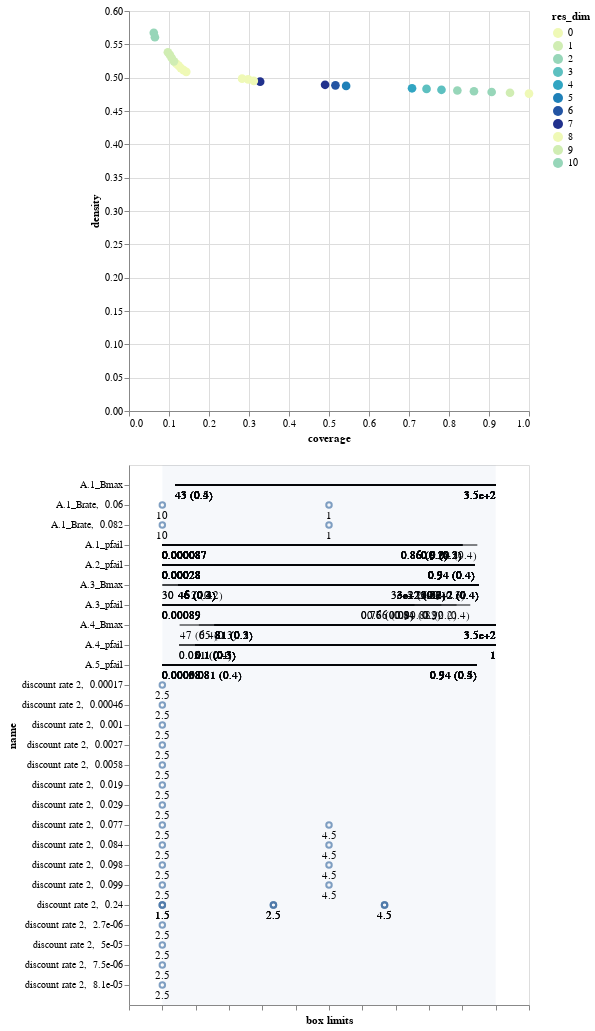

Source (notebook cell):
### Code cell
box.inspect_tradeoff()

### Figure 1 — Vega-Lite specification as saved in the notebook (floating-point values rounded to 4 significant figures; data arrays with more than 128 entries replaced by an {"elided": "..."} marker saying what was removed)
{"config": {"view": {"continuousWidth": 400, "continuousHeight": 300}}, "vconcat": [{"data": {"name": "data-2d1574892837dfbe0cdc699534d3cd7e"}, "mark": {"type": "circle", "size": 75}, "encoding": {"color": {"type": "ordinal", "field": "res_dim", "scale": {"range": ["#eff9b6", "#d0edb3", "#97d6b9", "#5dc0c0", "#31a5c2", "#1f80b8", "#2354a3", "#21318d"]}}, "opacity": {"condition": {"value": 1, "selection": "selector008"}, "value": 0.4}, "tooltip": [{"type": "ordinal", "field": "id"}, {"type": "quantitative", "field": "coverage", "format": ".2"}, {"type": "quantitative", "field": "density", "format": ".2"}, {"type": "ordinal", "field": "res_dim"}], "x": {"type": "quantitative", "field": "coverage"}, "y": {"type": "quantitative", "field": "density"}}, "height": 400, "selection": {"selector008": {"type": "single", "fields": ["id"]}}, "width": 400}, {"layer": [{"data": {"name": "data-d2660335aa04fb30ac7eee0f0a7da54b"}, "mark": "rule", "encoding": {"x": {"type": "quantitative", "axis": {"grid": false, "labels": false, "title": "box limits"}, "field": "x_lower", "scale": {"domain": [0, 1], "padding": 0.1}}, "x2": {"field": "x_upper"}, "y": {"type": "nominal", "field": "name", "scale": {"padding": 1.0}}}, "transform": [{"calculate": "(datum.x1-datum.minimum)/(datum.maximum-datum.minimum)", "as": "x_lower"}, {"calculate": "(datum.x2-datum.minimum)/(datum.maximum-datum.minimum)", "as": "x_upper"}, {"filter": {"selection": "selector008"}}], "width": 400}, {"data": {"name": "data-d2660335aa04fb30ac7eee0f0a7da54b"}, "mark": {"type": "text", "align": "left", "baseline": "top", "dy": 5}, "encoding": {"text": {"type": "ordinal", "field": "text"}, "x": {"type": "quantitative", "axis": {"grid": false, "labels": false, "title": "box limits"}, "field": "x_lower", "scale": {"domain": [0, 1], "padding": 0.1}}, "x2": {"field": "x_upper"}, "y": {"type": "nominal", "field": "name", "scale": {"padding": 1.0}}}, "transform": [{"calculate": "(datum.x1-datum.minimum)/(datum.maximum-datum.minimum)", "as": "x_lower"}, {"calculate": "(datum.x2-datum.minimum)/(datum.maximum-datum.minimum)", "as": "x_upper"}, {"filter": {"selection": "selector008"}}, {"calculate": "datum.qp_lower>0?format(datum.x1, \".2\")+\" (\"+format(datum.qp_lower, \".1~g\")+\")\" :format(datum.x1, \".2\")", "as": "text"}], "width": 400}, {"data": {"name": "data-d2660335aa04fb30ac7eee0f0a7da54b"}, "mark": {"type": "text", "align": "right", "baseline": "top", "dy": 5}, "encoding": {"text": {"type": "ordinal", "field": "text"}, "x": {"type": "quantitative", "field": "x_upper"}, "x2": {"field": "x_upper"}, "y": {"type": "nominal", "field": "name", "scale": {"padding": 1.0}}}, "transform": [{"calculate": "(datum.x1-datum.minimum)/(datum.maximum-datum.minimum)", "as": "x_lower"}, {"calculate": "(datum.x2-datum.minimum)/(datum.maximum-datum.minimum)", "as": "x_upper"}, {"filter": {"selection": "selector008"}}, {"calculate": "datum.qp_upper>0?format(datum.x2, \".2\")+\" (\"+format(datum.qp_upper, \".1\")+\")\" :format(datum.x2, \".2\")", "as": "text"}], "width": 400}, {"data": {"name": "data-bb8d07f6df3d47a6a475317795287b23"}, "mark": {"type": "rect", "opacity": 0.05}, "encoding": {"x": {"type": "quantitative", "field": "start"}, "x2": {"field": "end"}}}, {"data": {"name": "data-8d37037c4e3cd9b29b16fdce53d8db67"}, "mark": "point", "encoding": {"x": {"type": "quantitative", "field": "x"}, "y": {"type": "nominal", "field": "name"}}, "transform": [{"filter": {"selection": "selector008"}}], "width": 400}, {"data": {"name": "data-8d37037c4e3cd9b29b16fdce53d8db67"}, "mark": {"type": "text", "align": "center", "baseline": "top", "dy": 5}, "encoding": {"text": {"type": "nominal", "field": "item"}, "x": {"type": "quantitative", "field": "x"}, "y": {"type": "nominal", "field": "name"}}, "transform": [{"filter": {"selection": "selector008"}}], "width": 400}]}], "$schema": "https://vega.github.io/schema/vega-lite/v4.8.1.json", "datasets": {"data-2d1574892837dfbe0cdc699534d3cd7e": [{"coverage": 1.0, "density": 0.4761, "id": 0, "mass": 1.0, "mean": 0.4761, "res_dim": 0}, {"coverage": 0.9525, "density": 0.4774, "id": 1, "mass": 0.95, "mean": 0.4774, "res_dim": 1}, {"coverage": 0.9067, "density": 0.4786, "id": 2, "mass": 0.902, "mean": 0.4786, "res_dim": 2}, {"coverage": 0.8624, "density": 0.4797, "id": 3, "mass": 0.856, "mean": 0.4797, "res_dim": 2}, {"coverage": 0.8209, "density": 0.4807, "id": 4, "mass": 0.813, "mean": 0.4807, "res_dim": 2}, {"coverage": 0.7812, "density": 0.4818, "id": 5, "mass": 0.772, "mean": 0.4818, "res_dim": 3}, {"coverage": 0.7439, "density": 0.4832, "id": 6, "mass": 0.733, "mean": 0.4832, "res_dim": 3}, {"coverage": 0.7076, "density": 0.484, "id": 7, "mass": 0.696, "mean": 0.484, "res_dim": 4}, {"coverage": 0.5428, "density": 0.4876, "id": 8, "mass": 0.53, "mean": 0.4876, "res_dim": 5}, {"coverage": 0.5161, "density": 0.4885, "id": 9, "mass": 0.503, "mean": 0.4885, "res_dim": 6}, {"coverage": 0.4902, "density": 0.4893, "id": 10, "mass": 0.477, "mean": 0.4893, "res_dim": 7}, {"coverage": 0.3279, "density": 0.494, "id": 11, "mass": 0.316, "mean": 0.494, "res_dim": 7}, {"coverage": 0.312, "density": 0.4952, "id": 12, "mass": 0.3, "mean": 0.4952, "res_dim": 8}, {"coverage": 0.2978, "density": 0.4975, "id": 13, "mass": 0.285, "mean": 0.4975, "res_dim": 8}, {"coverage": 0.2827, "density": 0.4986, "id": 14, "mass": 0.27, "mean": 0.4986, "res_dim": 8}, {"coverage": 0.1432, "density": 0.5087, "id": 15, "mass": 0.134, "mean": 0.5087, "res_dim": 8}, {"coverage": 0.1364, "density": 0.5114, "id": 16, "mass": 0.127, "mean": 0.5114, "res_dim": 8}, {"coverage": 0.1296, "density": 0.5144, "id": 17, "mass": 0.12, "mean": 0.5144, "res_dim": 8}, {"coverage": 0.124, "density": 0.518, "id": 18, "mass": 0.114, "mean": 0.518, "res_dim": 8}, {"coverage": 0.1182, "density": 0.5211, "id": 19, "mass": 0.108, "mean": 0.5211, "res_dim": 8}, {"coverage": 0.1124, "density": 0.5245, "id": 20, "mass": 0.102, "mean": 0.5245, "res_dim": 9}, {"coverage": 0.1068, "density": 0.5295, "id": 21, "mass": 0.096, "mean": 0.5295, "res_dim": 9}, {"coverage": 0.1021, "density": 0.5342, "id": 22, "mass": 0.091, "mean": 0.5342, "res_dim": 9}, {"coverage": 0.0972, "density": 0.5381, "id": 23, "mass": 0.086, "mean": 0.5381, "res_dim": 9}, {"coverage": 0.06476, "density": 0.5606, "id": 24, "mass": 0.055, "mean": 0.5606, "res_dim": 10}, {"coverage": 0.06196, "density": 0.5673, "id": 25, "mass": 0.052, "mean": 0.5673, "res_dim": 10}], "data-d2660335aa04fb30ac7eee0f0a7da54b": {"elided": "142 records"}, "data-bb8d07f6df3d47a6a475317795287b23": [{"start": 0, "end": 1}], "data-8d37037c4e3cd9b29b16fdce53d8db67": [{"name": "discount rate 2,  0.24", "n_items": 4, "item": 1.5, "id": 8, "x": 0.0}, {"name": "discount rate 2,  0.24", "n_items": 4, "item": 2.5, "id": 8, "x": 0.3333}, {"name": "discount rate 2,  0.24", "n_items": 4, "item": 4.5, "id": 8, "x": 0.6667}, {"name": "discount rate 2,  0.24", "n_items": 4, "item": 1.5, "id": 9, "x": 0.0}, {"name": "discount rate 2,  0.24", "n_items": 4, "item": 2.5, "id": 9, "x": 0.3333}, {"name": "discount rate 2,  0.24", "n_items": 4, "item": 4.5, "id": 9, "x": 0.6667}, {"name": "discount rate 2,  0.24", "n_items": 4, "item": 1.5, "id": 10, "x": 0.0}, {"name": "discount rate 2,  0.24", "n_items": 4, "item": 2.5, "id": 10, "x": 0.3333}, {"name": "discount rate 2,  0.24", "n_items": 4, "item": 4.5, "id": 10, "x": 0.6667}, {"name": "discount rate 2,  0.099", "n_items": 3, "item": 2.5, "id": 11, "x": 0.0}, {"name": "discount rate 2,  0.099", "n_items": 3, "item": 4.5, "id": 11, "x": 0.5}, {"name": "discount rate 2,  0.084", "n_items": 3, "item": 2.5, "id": 12, "x": 0.0}, {"name": "discount rate 2,  0.084", "n_items": 3, "item": 4.5, "id": 12, "x": 0.5}, {"name": "discount rate 2,  0.077", "n_items": 3, "item": 2.5, "id": 13, "x": 0.0}, {"name": "discount rate 2,  0.077", "n_items": 3, "item": 4.5, "id": 13, "x": 0.5}, {"name": "discount rate 2,  0.098", "n_items": 3, "item": 2.5, "id": 14, "x": 0.0}, {"name": "discount rate 2,  0.098", "n_items": 3, "item": 4.5, "id": 14, "x": 0.5}, {"name": "discount rate 2,  0.029", "n_items": 2, "item": 2.5, "id": 15, "x": 0.0}, {"name": "discount rate 2,  0.019", "n_items": 2, "item": 2.5, "id": 16, "x": 0.0}, {"name": "discount rate 2,  0.0058", "n_items": 2, "item": 2.5, "id": 17, "x": 0.0}, {"name": "discount rate 2,  0.0027", "n_items": 2, "item": 2.5, "id": 18, "x": 0.0}, {"name": "discount rate 2,  0.001", "n_items": 2, "item": 2.5, "id": 19, "x": 0.0}, {"name": "discount rate 2,  0.00046", "n_items": 2, "item": 2.5, "id": 20, "x": 0.0}, {"name": "discount rate 2,  0.00017", "n_items": 2, "item": 2.5, "id": 21, "x": 0.0}, {"name": "discount rate 2,  8.1e-05", "n_items": 2, "item": 2.5, "id": 22, "x": 0.0}, {"name": "discount rate 2,  5e-05", "n_items": 2, "item": 2.5, "id": 23, "x": 0.0}, {"name": "A.1_Brate,  0.082", "n_items": 3, "item": 10.0, "id": 24, "x": 0.0}, {"name": "A.1_Brate,  0.082", "n_items": 3, "item": 1.0, "id": 24, "x": 0.5}, {"name": "discount rate 2,  7.5e-06", "n_items": 2, "item": 2.5, "id": 24, "x": 0.0}, {"name": "A.1_Brate,  0.06", "n_items": 3, "item": 10.0, "id": 25, "x": 0.0}, {"name": "A.1_Brate,  0.06", "n_items": 3, "item": 1.0, "id": 25, "x": 0.5}, {"name": "discount rate 2,  2.7e-06", "n_items": 2, "item": 2.5, "id": 25, "x": 0.0}]}}
